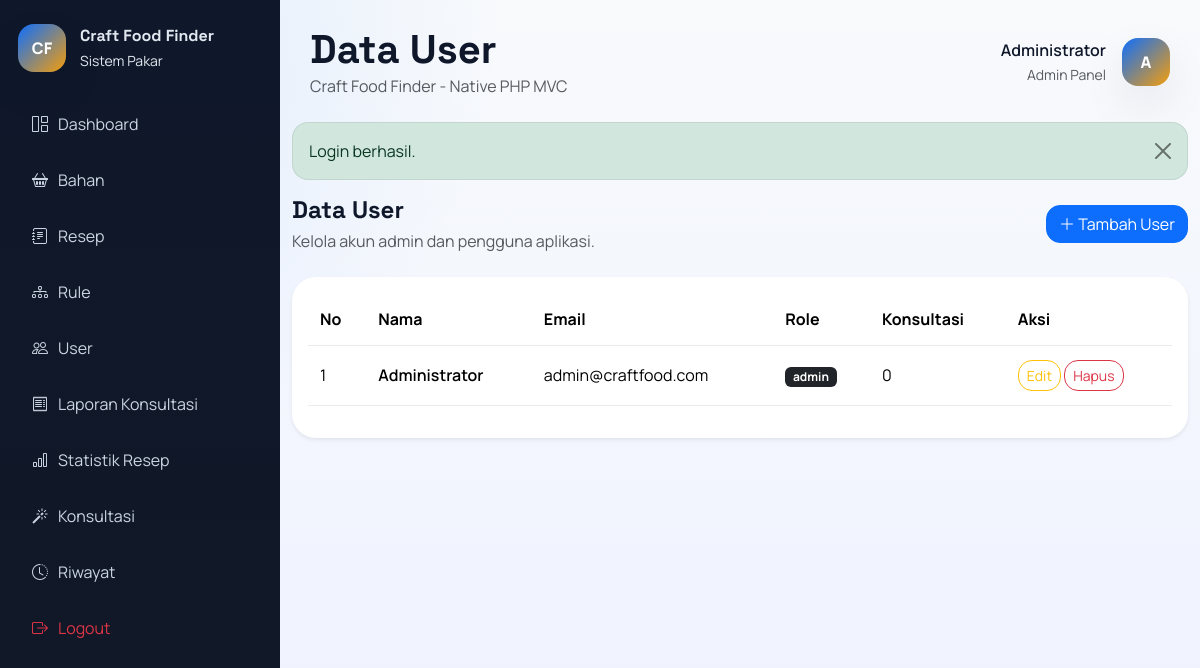
Page /index.php?route=user/index (signed in) on the committed database.
### tables this page shows
CREATE TABLE users (
    id INT AUTO_INCREMENT PRIMARY KEY,
    nama VARCHAR(100) NOT NULL,
    email VARCHAR(150) NOT NULL UNIQUE,
    password VARCHAR(255) NOT NULL,
    role ENUM('admin', 'user') NOT NULL DEFAULT 'user',
    created_at TIMESTAMP DEFAULT CURRENT_TIMESTAMP
);

### app/core/BaseController.php (called while the page is built, shortened)
<?php
class BaseController
{
    protected function render(string $view, array $data = [], string $layout = 'user'): void
    {
        extract($data);
        $viewFile = __DIR__ . '/../../views/' . $view . '.php';
        require $viewFile;
        $content = ob_get_clean();
        $layoutFile = __DIR__ . '/../../views/layouts/' . $layout . '.php';
        require $layoutFile;
    }
}

### app/controllers/UserController.php (called while the page is built, shortened)
<?php
class UserController extends BaseController
{
    public function index(): void
    {
        $this->render('admin/users/index', [
            'title' => 'Data User',
            'users' => $this->userModel->allWithCounts(),
        ], 'admin');
    }
}

### public/index.php (called while the page is built, shortened)
<?php
$route = $_GET['route'] ?? '';
[$controllerSegment, $action] = array_pad(explode('/', $route, 2), 2, 'index');
$controller = new $controllerName();
$action = $action ?: 'index';
$controller->{$action}();

### app/config/config.php (called while the page is built, shortened)
<?php
return [
    'app_name' => 'Craft Food Finder',
    'app_url' => rtrim((string) (getenv('APP_URL') ?: 'http://localhost:8080'), '/'),
    'session_name' => 'craft_food_finder_session',
    'db_host' => getenv('DB_HOST') ?: 'mysql',
    'db_port' => getenv('DB_PORT') ?: '3306',
    'db_name' => getenv('DB_DATABASE') ?: 'craft_food_finder',
    'db_user' => getenv('DB_USERNAME') ?: 'root',
    'db_pass' => getenv('DB_PASSWORD') ?: 'secret',
    'db_charset' => 'utf8mb4',
    'upload_dir' => __DIR__ . '/../../public/assets/uploads',
    'upload_url' => '/assets/uploads',
];

### app/config/database.php (called while the page is built, shortened)
<?php
function db(): PDO
{
    $config = require __DIR__ . '/config.php';
    $dsn = sprintf(
        'mysql:host=%s;port=%s;dbname=%s;charset=%s',
        $config['db_host'],
        $config['db_port'],
        $config['db_name'],
        $config['db_charset']
    );
    $pdo = new PDO($dsn, $config['db_user'], $config['db_pass'], [
        PDO::ATTR_ERRMODE => PDO::ERRMODE_EXCEPTION,
        PDO::ATTR_DEFAULT_FETCH_MODE => PDO::FETCH_ASSOC,
        PDO::ATTR_EMULATE_PREPARES => false,
    ]);
    return $pdo;
}

### app/helpers.php (called while the page is built, shortened)
<?php
function config(string $key, mixed $default = null): mixed
{
    global $config;
    return $config[$key] ?? $default;
}
function e(mixed $value): string
{
    return htmlspecialchars((string) $value, ENT_QUOTES, 'UTF-8');
}
function route_url(string $route = ''): string
{
    $base = rtrim(config('app_url', 'http://localhost:8080'), '/');
    return $base . '/index.php?route=' . $route;
}
function asset_url(string $path): string
{
    return rtrim(config('app_url', 'http://localhost:8080'), '/') . '/' . ltrim($path, '/');
}
function auth_user(): ?array
{
    return $_SESSION['auth_user'] ?? null;
}

### app/core/BaseModel.php (called while the page is built, shortened)
<?php
class BaseModel
{
    public function __construct()
    {
        $this->pdo = db();
    }
}

### app/models/UserModel.php (called while the page is built, shortened)
<?php
class UserModel extends BaseModel
{
    public function allWithCounts(): array
    {
        $stmt = $this->pdo->query('SELECT u.*, COUNT(c.id) AS consultation_total FROM users u LEFT JOIN consultations c ON c.user_id = u.id GROUP BY u.id ORDER BY u.id DESC');
        return $stmt->fetchAll();
    }
}

### views/admin/users/index.php (the view)
<div class="d-flex justify-content-between align-items-center mb-4">
    <div>
        <h2 class="h4 fw-bold mb-1">Data User</h2>
        <p class="text-muted mb-0">Kelola akun admin dan pengguna aplikasi.</p>
    </div>
    <a href="<?= route_url('user/create') ?>" class="btn btn-primary"><i class="bi bi-plus-lg"></i> Tambah User</a>
</div>
<div class="card shadow-sm border-0">
    <div class="card-body">
        <div class="table-responsive">
            <table class="table table-hover align-middle data-table">
                <thead>
                    <tr>
                        <th>No</th>
                        <th>Nama</th>
                        <th>Email</th>
                        <th>Role</th>
                        <th>Konsultasi</th>
                        <th>Aksi</th>
                    </tr>
                </thead>
                <tbody>
                    <?php foreach ($users as $index => $user): ?>
                        <tr>
                            <td><?= $index + 1 ?></td>
                            <td class="fw-semibold"><?= e($user['nama']) ?></td>
                            <td><?= e($user['email']) ?></td>
                            <td><span class="badge text-bg-<?= $user['role'] === 'admin' ? 'dark' : 'secondary' ?>"><?= e($user['role']) ?></span></td>
                            <td><?= e((string) $user['consultation_total']) ?></td>
                            <td class="text-nowrap">
                                <a href="<?= route_url('user/edit&id=' . $user['id']) ?>" class="btn btn-sm btn-outline-warning">Edit</a>
                                <a href="<?= route_url('user/delete&id=' . $user['id']) ?>" class="btn btn-sm btn-outline-danger btn-delete">Hapus</a>
                            </td>
                        </tr>
                    <?php endforeach; ?>
                </tbody>
            </table>
        </div>
    </div>
</div>

### views/layouts/admin.php (shortened to what this page needs)
<!doctype html>
<html lang="id">
<head>
    <link href="https://cdn.jsdelivr.net/npm/bootstrap@5.3.3/dist/css/bootstrap.min.css" rel="stylesheet">
    <link href="https://cdn.jsdelivr.net/npm/bootstrap-icons@1.11.3/font/bootstrap-icons.min.css" rel="stylesheet">
    <link href="https://cdn.jsdelivr.net/npm/sweetalert2@11/dist/sweetalert2.min.css" rel="stylesheet">
    <link href="https://cdn.datatables.net/1.13.8/css/dataTables.bootstrap5.min.css" rel="stylesheet">
    <link href="<?= asset_url('css/style.css') ?>" rel="stylesheet">
</head>
<body class="admin-body">
<div class="admin-shell">
    <aside class="admin-sidebar">
        <div class="sidebar-brand">
            <div class="brand-badge">CF</div>
            <div>
                <div class="brand-title"><?= e(config('app_name')) ?></div>
                <small>Sistem Pakar</small>
            </div>
        </div>
        <nav class="sidebar-nav">
            <a href="<?= route_url('dashboard/admin') ?>" class="nav-link"><i class="bi bi-grid-1x2"></i> Dashboard</a>
            <a href="<?= route_url('ingredient/index') ?>" class="nav-link"><i class="bi bi-basket2"></i> Bahan</a>
            <a href="<?= route_url('recipe/index') ?>" class="nav-link"><i class="bi bi-journal-text"></i> Resep</a>
            <a href="<?= route_url('rule/index') ?>" class="nav-link"><i class="bi bi-diagram-3"></i> Rule</a>
            <a href="<?= route_url('user/index') ?>" class="nav-link"><i class="bi bi-people"></i> User</a>
            <a href="<?= route_url('report/consultations') ?>" class="nav-link"><i class="bi bi-receipt"></i> Laporan Konsultasi</a>
            <a href="<?= route_url('report/recipeUsage') ?>" class="nav-link"><i class="bi bi-bar-chart"></i> Statistik Resep</a>
            <a href="<?= route_url('consultation/form') ?>" class="nav-link"><i class="bi bi-magic"></i> Konsultasi</a>
            <a href="<?= route_url('consultation/history') ?>" class="nav-link"><i class="bi bi-clock-history"></i> Riwayat</a>
            <a href="<?= route_url('auth/logout') ?>" class="nav-link text-danger"><i class="bi bi-box-arrow-right"></i> Logout</a>
        </nav>
    </aside>
    <div class="admin-main">
        <header class="admin-topbar">
            <div>
                <h1 class="page-title mb-0"><?= e($title ?? 'Dashboard') ?></h1>
                <p class="text-muted mb-0">Craft Food Finder - Native PHP MVC</p>
            </div>
            <div class="d-flex align-items-center gap-3">
                <div class="text-end">
                    <div class="fw-semibold"><?= e(auth_user()['nama'] ?? 'Admin') ?></div>
                    <small class="text-muted">Admin Panel</small>
                </div>
                <div class="avatar-circle"><?= strtoupper(substr((string) (auth_user()['nama'] ?? 'A'), 0, 1)) ?></div>
            </div>
        </header>
        <section class="content-wrap container-fluid py-4">
            <?php require __DIR__ . '/../partials/flash.php'; ?>
            <?= $content ?>
        </section>
    </div>
</div>
</body>
</html>

### public/css/style.css (style rules this page uses)
:root { --bg: #f5f7fb; --surface: #ffffff; --surface-2: #0f172a; --primary: #0d6efd; --primary-2: #1d4ed8; --accent: #f59e0b; --text: #0f172a; --muted: #64748b; --border: rgba(15, 23, 42, 0.08); --shadow: 0 18px 45px rgba(15, 23, 42, 0.08); }
* { box-sizing: border-box; }
body { margin: 0; font-family: 'Manrope', 'Segoe UI', sans-serif; background: radial-gradient(circle at top left, rgba(13, 110, 253, 0.12), transparent 35%), linear-gradient(180deg, #f8fafc 0%, #eef2ff 100%); color: var(--text); }
h1, h2, h3, h4, h5, .navbar-brand, .brand-title { font-family: 'Space Grotesk', 'Segoe UI', sans-serif; }
a { text-decoration: none; }
.admin-shell { display: grid; grid-template-columns: 280px 1fr; min-height: 100vh; }
.admin-sidebar { background: linear-gradient(180deg, #0f172a 0%, #111827 100%); color: #e2e8f0; padding: 24px 18px; position: sticky; top: 0; height: 100vh; overflow-y: auto; }
.sidebar-brand { display: flex; align-items: center; gap: 14px; margin-bottom: 28px; }
.brand-badge, .auth-logo, .avatar-circle { width: 48px; height: 48px; display: grid; place-items: center; border-radius: 16px; background: linear-gradient(135deg, var(--primary) 0%, var(--accent) 100%); color: #fff; font-weight: 800; box-shadow: var(--shadow); }
.brand-title { font-weight: 800; font-size: 1rem; }
.sidebar-nav { display: grid; gap: 8px; }
.sidebar-nav .nav-link { color: #cbd5e1; border-radius: 14px; padding: 12px 14px; display: flex; align-items: center; gap: 10px; transition: all 0.2s ease; }
.admin-main { min-width: 0; }
.admin-topbar { display: flex; justify-content: space-between; align-items: center; gap: 20px; padding: 26px 30px 0; }
.content-wrap { padding-top: 20px; padding-bottom: 28px; }
.card, .table, .form-control, .form-select, .list-group-item, .alert { border-color: var(--border) !important; }
.card { border-radius: 24px; }
.table > :not(caption) > * > * { padding: 14px 12px; }
.btn { border-radius: 14px; }
.page-title { font-weight: 800; }

### rows in the picture
users: nama "Administrator", nama "A", email "admin@craftfood.com", role "admin", consultation_total "0"

### other values in the picture
config('app_name') "Craft Food Finder"
$title "Data User"
$message "Login berhasil."
